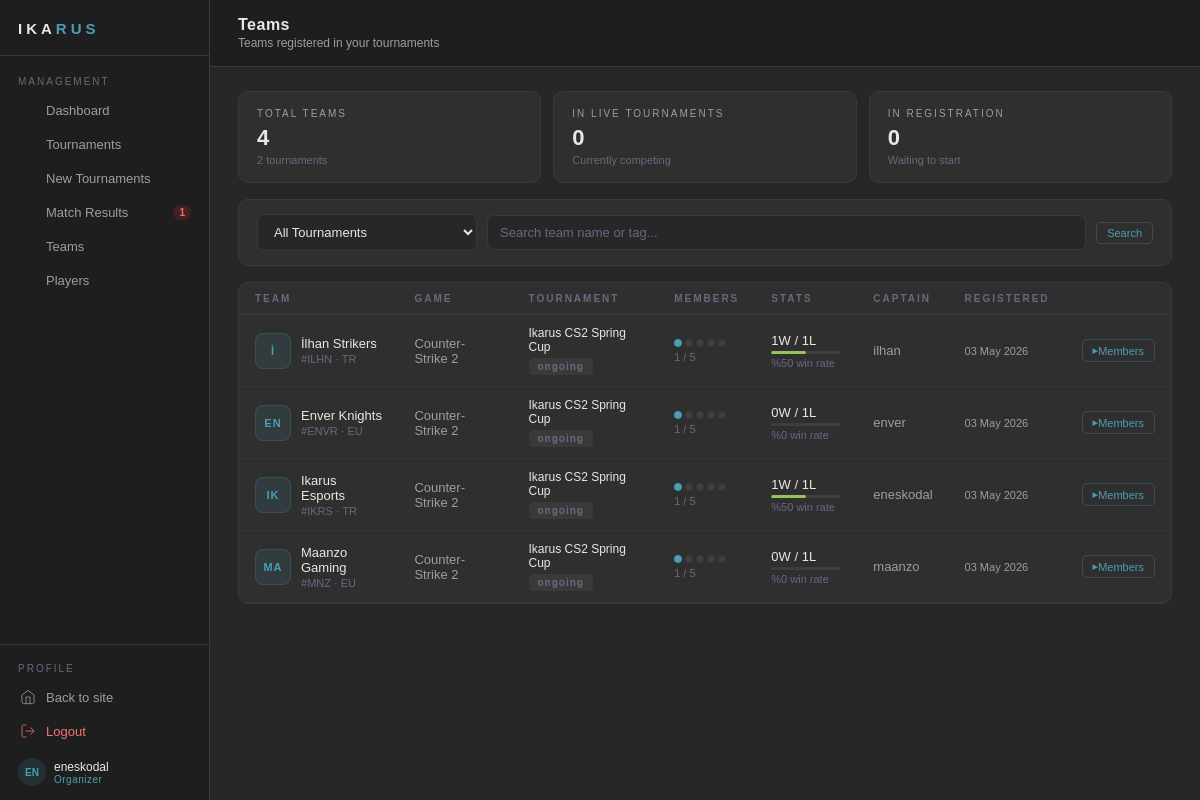
Screenshot of /organizer/teams.php (signed in) with the database file from the repository.
### tables this page shows
CREATE TABLE Tournament (
    id BIGINT NOT NULL AUTO_INCREMENT,
    name VARCHAR(150) NOT NULL,
    description TEXT,
    start_date DATETIME NOT NULL,
    end_date DATETIME NOT NULL,
    status VARCHAR(20) NOT NULL,
    prize_pool DECIMAL(18,6),
    prize_1st DECIMAL(10,2),
    prize_2nd DECIMAL(10,2),
    prize_3rd DECIMAL(10,2),
    max_teams BIGINT,
    organizer_id BIGINT NOT NULL,
    game_id BIGINT NOT NULL,
    checkin_minutes INT DEFAULT 15,
    noshow_minutes INT DEFAULT 10,
    created_at DATETIME DEFAULT CURRENT_TIMESTAMP,
    deleted_at DATETIME DEFAULT NULL,
    PRIMARY KEY (id)
);

CREATE TABLE tournament_teams (
    team_id BIGINT NOT NULL,
    tournament_id BIGINT NOT NULL,
    registered_at DATETIME NOT NULL DEFAULT CURRENT_TIMESTAMP,
    PRIMARY KEY (team_id, tournament_id)
);

CREATE TABLE Team (
    id BIGINT NOT NULL AUTO_INCREMENT,
    name VARCHAR(50) NOT NULL,
    tag VARCHAR(4) NOT NULL,
    game VARCHAR(50) NOT NULL,
    region VARCHAR(50),               
    description TEXT,                 
    rank_point DECIMAL(18,6) DEFAULT 0 NOT NULL,
    logo_url VARCHAR(255),
    invitation_code CHAR(8) UNIQUE,
    captain_id BIGINT,
    created_at DATETIME DEFAULT CURRENT_TIMESTAMP(6),
    deleted_at DATETIME DEFAULT NULL,
    PRIMARY KEY (id)
);

CREATE TABLE Game (
    id BIGINT NOT NULL AUTO_INCREMENT,
    name VARCHAR(50) NOT NULL,
    genre VARCHAR(50),
    max_team_size BIGINT NOT NULL,
    api_source_url VARCHAR(255),
    created_at DATETIME DEFAULT CURRENT_TIMESTAMP(6) NOT NULL,
    deleted_at DATETIME DEFAULT NULL,
    PRIMARY KEY (id)
);

CREATE TABLE Player (
    id BIGINT NOT NULL AUTO_INCREMENT,
    username VARCHAR(50) NOT NULL,
    email VARCHAR(100) NOT NULL,
    password_hash VARCHAR(255) NOT NULL,
    birth_date DATETIME,
    registered_at DATETIME DEFAULT CURRENT_TIMESTAMP(6),
    team_id BIGINT,
    role VARCHAR(50),  
    user_type VARCHAR(20) NOT NULL,
    deleted_at DATETIME DEFAULT NULL,
    PRIMARY KEY (id)
);

### organizer/teams.php (the view, shortened to what this page needs)
<?php
require_once __DIR__ . '/guard.php';
$orgId = $_SESSION['user_id'];
try {
    $stmtTours = $pdo->prepare("
        SELECT id, name, status
        FROM Tournament
        WHERE organizer_id = ? AND deleted_at IS NULL
        ORDER BY created_at DESC
    ");
    $stmtTours->execute([$orgId]);
    $myTournaments = $stmtTours->fetchAll();
} catch (Exception $e) {
    die("Tournaments Query Error: " . $e->getMessage());
}
$searchQuery        = trim($_GET['search'] ?? '');
$teams = [];
if (!empty($myTournaments)) {
    $where  = ['t.organizer_id = ?', 't.deleted_at IS NULL', 'tm.deleted_at IS NULL'];
    $params = [$orgId];
    $whereSql = 'WHERE ' . implode(' AND ', $where);
    try {
        $stmtTeams = $pdo->prepare("
            SELECT
                tm.id,
                tm.name,
                tm.tag,
                tm.region,
                tm.captain_id,
                cap.username AS captain_name,
                t.id         AS tournament_id,
                t.name       AS tournament_name,
                t.status     AS tournament_status,
                g.name       AS game_name,
                tt.registered_at,
                COUNT(DISTINCT m.id)  AS match_count,
                COALESCE(SUM(
                    CASE WHEN m.winner_id = tm.id THEN 1 ELSE 0 END
                ), 0)                 AS win_count
            FROM tournament_teams tt
            JOIN Team       tm  ON tm.id  = tt.team_id
            JOIN Tournament t   ON t.id   = tt.tournament_id
            LEFT JOIN Game  g   ON g.id   = t.game_id
            LEFT JOIN Player    cap ON cap.id = tm.captain_id
            LEFT JOIN Matches   m   ON (m.team1_id = tm.id OR m.team2_id = tm.id)
                                    AND m.tournament_id = tt.tournament_id
                                    AND m.score_team1 IS NOT NULL
                                    AND m.deleted_at IS NULL
            $whereSql
            GROUP BY
                tm.id, tm.name, tm.tag, tm.region, tm.captain_id,
                cap.username, t.id, t.name, t.status, g.name, tt.registered_at
            ORDER BY tt.registered_at DESC
        ");
        $stmtTeams->execute($params);
        $teams = $stmtTeams->fetchAll();
    } catch (Exception $e) {
        die("Teams Query Error: " . $e->getMessage());
    }
}
$memberMap = [];
if (!empty($teams)) {
    $teamIds = array_values(array_unique(array_column($teams, 'id')));
    $inPlaceholders = implode(',', array_fill(0, count($teamIds), '?'));
    try {
        $stmtMembers = $pdo->prepare("
            SELECT id, username, team_id, role
            FROM Player
            WHERE team_id IN ($inPlaceholders) AND deleted_at IS NULL
            ORDER BY username
        ");
        $stmtMembers->execute($teamIds);
        foreach ($stmtMembers->fetchAll() as $m) {
            $memberMap[$m['team_id']][] = $m;
        }
    } catch (Exception $e) {
        die("Members Query Error: " . $e->getMessage());
    }
}
$totalTeams  = count($teams);
$liveTeams   = count(array_filter($teams, fn($t) => $t['tournament_status'] === 'live'));
$regTeams    = count(array_filter($teams, fn($t) => $t['tournament_status'] === 'registration'));
require_once __DIR__ . '/layout-top.php';
?>
<div class="op-stat-grid" style="grid-template-columns: repeat(3,1fr); margin-bottom:16px;">
    <div class="op-stat-card">
        <div class="op-stat-label">Total Teams</div>
        <div class="op-stat-val"><?= $totalTeams ?></div>
        <div class="op-stat-sub">
            <?= count($myTournaments) ?> tournament<?= count($myTournaments) !== 1 ? 's' : '' ?>
        </div>
    </div>
    <div class="op-stat-card">
        <div class="op-stat-label">In Live Tournaments</div>
        <div class="op-stat-val"><?= $liveTeams ?></div>
        <div class="op-stat-sub">Currently competing</div>
    </div>
    <div class="op-stat-card">
        <div class="op-stat-label">In Registration</div>
        <div class="op-stat-val"><?= $regTeams ?></div>
        <div class="op-stat-sub">Waiting to start</div>
    </div>
</div>
<form method="GET" class="tm-filter-bar op-card" style="margin-bottom:16px;">
    <select class="op-select" name="tournament_id" onchange="this.form.submit()" style="min-width:220px;">
        <option value="0">All Tournaments</option>
    </select>
    <input class="op-input" type="text" name="search"
           placeholder="Search team name or tag..."
           value="<?= htmlspecialchars($searchQuery) ?>"
           style="flex:1; min-width:160px;">
    <button class="op-btn-sm op-btn-sm--accent" type="submit">Search</button>
</form>
<?php if (empty($myTournaments)): ?>
    <div class="op-card op-empty">
        You haven't created any tournaments yet.
        <a href="tournament-create.php" class="op-btn op-btn--primary" style="margin-top:12px;">
            + Create Tournament
        </a>
    </div>
<?php elseif (empty($teams)): ?>
    <div class="op-card op-empty">
        No teams found<?= $searchQuery ? ' matching "'.htmlspecialchars($searchQuery).'"' : '' ?>.
    </div>
<?php else: ?>
    <div class="op-card">
        <table class="op-table">
            <thead>
                <tr>
                    <th>Team</th>
                    <th>Game</th>
                    <th>Tournament</th>
                    <th>Members</th>
                    <th>Stats</th>
                    <th>Captain</th>
                    <th>Registered</th>
                    <th></th>
                </tr>
            </thead>
            <tbody>
                <?php foreach ($teams as $team):
                    $members   = $memberMap[$team['id']] ?? [];
                    $memberCount = count($members);
                    $winRate   = $team['match_count'] > 0
                        ? round($team['win_count'] / $team['match_count'] * 100)
                        : 0;
                    $tourStatusMap = [
                        'live'         => ['op-badge--live', 'Live'],
                        'registration' => ['op-badge--open', 'Registration'],
                        'upcoming'     => ['op-badge--soon', 'Upcoming'],
                        'finished'     => ['op-badge--done', 'Finished'],
                    ];
                    $ts = $tourStatusMap[$team['tournament_status']] ?? ['op-badge--done', $team['tournament_status']];
                    $rowKey = $team['id'] . '_' . $team['tournament_id'];
                    $displayTag = $team['tag'] ?: $team['id'];
                ?>
                <tr class="tm-team-row" data-key="<?= $rowKey ?>">
                    <td>
                        <div style="display:flex; align-items:center; gap:10px;">
                            <div class="tm-row-avatar">
                                <?= strtoupper(substr($team['name'], 0, 2)) ?>
                            </div>
                            <div>
                                <div class="op-td-name"><?= htmlspecialchars($team['name']) ?></div>
                                <div class="op-td-sub">#<?= htmlspecialchars($displayTag) ?>
                                    <?php if ($team['region']): ?>
                                        · <?= htmlspecialchars($team['region']) ?>
                                    <?php endif; ?>
                                </div>
                            </div>
                        </div>
                    </td>
                    <td class="op-td-muted"><?= htmlspecialchars($team['game_name'] ?? '—') ?></td>
                    <td>
                        <div class="op-td-name" style="font-size:12px">
                            <?= htmlspecialchars($team['tournament_name']) ?>
                        </div>
                        <span class="op-badge <?= $ts[0] ?>" style="margin-top:4px; display:inline-block;">
                            <?= $ts[1] ?>
                        </span>
                    </td>
                    <td>
                        <div class="tm-member-pips">
                            <?php for ($i = 0; $i < 5; $i++): ?>
                                <div class="tm-pip <?= $i < $memberCount ? 'tm-pip--filled' : '' ?>"></div>
                            <?php endfor; ?>
                        </div>
                        <div class="op-td-sub"><?= $memberCount ?> / 5</div>
                    </td>
                    <td>
                        <?php if ($team['match_count'] > 0): ?>
                            <div class="op-td-name" style="font-size:13px;">
                                <?= $team['win_count'] ?>W / <?= $team['match_count'] - $team['win_count'] ?>L
                            </div>
                            <div class="tm-wr-bar">
                                <div class="tm-wr-fill" style="width:<?= $winRate ?>%"></div>
                            </div>
                            <div class="op-td-sub">%<?= $winRate ?> win rate</div>
                        <?php else: ?>
                            <span class="op-td-muted">No matches</span>
                        <?php endif; ?>
                    </td>
                    <td class="op-td-muted">
                        <?= $team['captain_name'] ? htmlspecialchars($team['captain_name']) : '—' ?>
                    </td>
                    <td class="op-td-muted" style="font-size:11px; white-space:nowrap;">
                        <?= date('d M Y', strtotime($team['registered_at'])) ?>
                    </td>
                    <td>
                        <div style="display:flex; gap:6px; align-items:center;">
                            <button
                                class="op-btn-sm op-btn-sm--accent tm-expand-btn"
                                onclick="toggleMembers('<?= $rowKey ?>')"
                                title="Show members">
                                <span id="arrow-<?= $rowKey ?>">▸</span> Members
                            </button>
                        </div>
                    </td>
                </tr>
                <?php endforeach; ?>
            </tbody>
        </table>
    </div>
<?php endif; ?>
<?php require_once __DIR__ . '/layout-bottom.php'; ?>

### assets/css/global.css (style rules this page uses)
:root { --bg: #272727; --surface: #2f2f2f; --border: #3a3a3a; --text: #ede7e3; --text-muted: #a09d99; --text-faint: #6b6880; --accent: #489fb5; --accent-soft: #82c0cc; --highlight: #ffa62b; --surface-2: #1e1e1e; --transition: 0.3s ease; }
*, *::before, *::after { box-sizing: border-box; margin: 0; padding: 0; }
html { height: 100%; }
body { min-height: 100vh; background-color: var(--bg); color: var(--text); font-family: Arial, Helvetica, sans-serif; display: flex; flex-direction: column; overflow-x: hidden; }

### assets/css/organizer/organizer-core.css (style rules this page uses)
:root { --bg: #272727; --surface-1: #2f2f2f; --surface-2: #1e1e1e; --accent: #489fb5; --text: #ede7e3; --text-muted: #a09d99; --text-faint: #6b6880; --border: #3a3a3a; --highlight: #ffa62b; --success: #97c459; --danger: #f87171; }
.organizer-body { display: block; background: var(--bg); }
.op-btn-sm { display: inline-flex; align-items: center; padding: 4px 10px; border-radius: 5px; font-size: 11px; cursor: pointer; text-decoration: none; transition: all var(--transition); border: 1px solid var(--border); background: transparent; color: var(--text-muted); }
.op-btn-sm--accent { border-color: rgba(72,159,181,0.3); color: var(--accent); }
.op-card { background: var(--surface); border: 1px solid var(--border); border-radius: 10px; overflow: hidden; }
.op-stat-grid { display: grid; grid-template-columns: repeat(4, 1fr); gap: 12px; margin-bottom: 16px; }
.op-stat-card { background: var(--surface); border: 1px solid var(--border); border-radius: 10px; padding: 16px 18px; }
.op-stat-label { font-size: 10px; color: var(--text-muted); letter-spacing: 2px; text-transform: uppercase; margin-bottom: 6px; }
.op-stat-val { font-size: 22px; font-weight: 700; color: var(--text); margin-bottom: 3px; }
.op-stat-sub { font-size: 11px; color: var(--text-faint); }
.op-table { width: 100%; border-collapse: collapse; }
.op-table th { font-size: 10px; color: var(--text-faint); letter-spacing: 2px; text-transform: uppercase; padding: 10px 16px; text-align: left; border-bottom: 1px solid var(--border); }
.op-table td { padding: 11px 16px; border-bottom: 1px solid rgba(255,255,255,0.04); font-size: 13px; vertical-align: middle; }
.op-td-name { font-weight: 500; color: var(--text); }
.op-td-sub { font-size: 11px; color: var(--text-faint); margin-top: 2px; }
.op-td-muted { color: var(--text-muted); font-size: 12px; }
.op-badge { font-size: 10px; padding: 2px 8px; border-radius: 4px; letter-spacing: 1px; font-weight: 600; }
.op-badge--done { background: rgba(255,255,255,0.05); color:var(--text-faint); border:1px solid var(--border); }
.op-input { padding: 9px 12px; background: var(--bg); border: 1px solid var(--border); border-radius: 7px; color: var(--text); font-size: 13px; outline: none; transition: border-color var(--transition); font-family: inherit; }
.op-input::placeholder { color: var(--text-faint); }
.op-select { padding: 9px 12px; background: var(--bg); border: 1px solid var(--border); border-radius: 7px; color: var(--text); font-size: 13px; outline: none; cursor: pointer; transition: border-color var(--transition); }
.op-select option { background: var(--surface-2); }

### assets/css/organizer/organizer-teams.css (style rules this page uses)
.tm-filter-bar { display: flex; align-items: center; gap: 10px; padding: 14px 18px; flex-wrap: wrap; }
.tm-row-avatar { width: 36px; height: 36px; border-radius: 8px; background: rgba(72,159,181,0.12); border: 1px solid rgba(72,159,181,0.2); display: flex; align-items: center; justify-content: center; font-size: 11px; font-weight: 700; color: var(--accent); letter-spacing: 1px; flex-shrink: 0; }
.tm-member-pips { display: flex; gap: 3px; margin-bottom: 4px; }
.tm-pip { width: 8px; height: 8px; border-radius: 50%; background: rgba(255,255,255,0.08); border: 1px solid var(--border); }
.tm-pip--filled { background: var(--accent); border-color: var(--accent); }
.tm-wr-bar { width: 70px; height: 3px; background: rgba(255,255,255,0.07); border-radius: 2px; margin: 3px 0; overflow: hidden; }
.tm-wr-fill { height: 100%; background: #97c459; border-radius: 2px; }

### rows the page displays
tournament: status "0"
tournament_teams: team.name "İ", team.name "İlhan Strikers", team.tag "ILHN", team.region "TR", game.name "Counter-Strike 2", tournament.name "Ikarus CS2 Spring Cup", tournament.status "ongoing", team "1", win_count "1", winRate "50", player.username "ilhan", registered_at "03 May 2026"
tournament_teams: team.name "EN", team.name "Enver Knights", team.tag "ENVR", team.region "EU", game.name "Counter-Strike 2", tournament.name "Ikarus CS2 Spring Cup", tournament.status "ongoing", team "1", win_count "0", win_count "1", winRate "0", player.username "enver", registered_at "03 May 2026"
tournament_teams: team.name "IK", team.name "Ikarus Esports", team.tag "IKRS", team.region "TR", game.name "Counter-Strike 2", tournament.name "Ikarus CS2 Spring Cup", tournament.status "ongoing", team "1", win_count "1", winRate "50", player.username "eneskodal", registered_at "03 May 2026"
tournament_teams: team.name "MA", team.name "Maanzo Gaming", team.tag "MNZ", team.region "EU", game.name "Counter-Strike 2", tournament.name "Ikarus CS2 Spring Cup", tournament.status "ongoing", team "1", win_count "0", win_count "1", winRate "0", player.username "maanzo", registered_at "03 May 2026"

### other values shown
$item['label'] "Dashboard"
$item['label'] "Tournaments"
$item['label'] "New Tournaments"
$item['label'] "Match Results"
$pendingCount "1"
$item['label'] "Teams"
$item['label'] "Players"
substr(getUsername(), 0, 2) "EN"
getUsername() "eneskodal"
$pageTitle "Teams"
$pageSubtitle "Teams registered in your tournaments"
$totalTeams "4"
count($myTournaments) "2"
